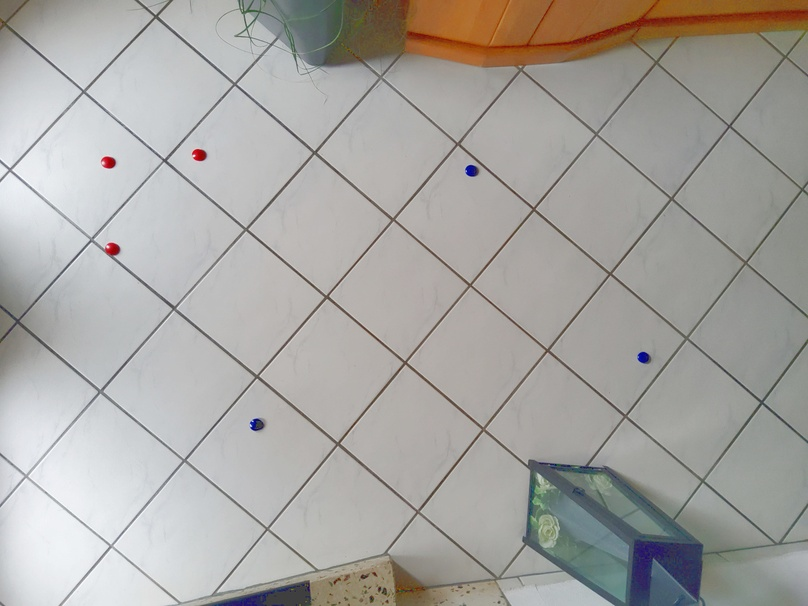
#> input picture opencv/image1.jpg, 808 x 606 px, shrunk from 1333 x 1000 before the run
$ python locate_blobs.py
#> lines starting #> are read from the running program, lines starting #| are printed output that depends on the picture; long printed decimals are rounded
#
# Locate blobs in an overhead shoot of a room
#
# Requirements:
#  * opencv
#     - Ubuntu Linux: sudo apt install python3-opencv
#  *
#

import sys
import math

import cv2 as cv
import numpy as np


default_font = cv.FONT_HERSHEY_PLAIN


def detect_blobs(img):
    params = cv.SimpleBlobDetector_Params()
    params.filterByArea = True
    params.minArea = 215.0
    params.maxArea = 400.0
    params.filterByInertia = False
    params.filterByConvexity = False
    params.filterByColor = False
    #params.blobColor = 128
    params.filterByCircularity = False
    #params.minCircularity = 0.8
    detector = cv.SimpleBlobDetector_create(params)
    keypoints = detector.detect(img)
    return keypoints


def ident_keypoints(keypoints, img):
    axis_keypoints = []
    blob_keypoints = []
    for k in keypoints:
        x = int(k.pt[0])
        y = int(k.pt[1])
        b, g, r = img[y, x] # color = (b,g,r)
        print(f'Blob an Punkt {k.pt} mit Farbe ({r},{g},{b})')
        # filter blobs by their color (red is origin and axis, blue are roboter)
        color_threshold = 120
        if r > color_threshold and g < color_threshold and b < color_threshold:
            print('    -> ist Teil der Achse')
            cv.rectangle(img, (x-3, y-3), (x+3, y+3), (0, 0, 255), 3)
            axis_keypoints.append((x, y))
        elif r < color_threshold and g < color_threshold and b > color_threshold:
            print('    -> ist gesuchter Blob')
            cv.rectangle(img, (x-3, y-3), (x+3, y+3), (255, 0, 0), 3)
            blob_keypoints.append((x, y))
    return axis_keypoints, blob_keypoints


def find_axis(axis_keypoints):
    epsilon = 7.5
    if len(axis_keypoints) == 3:
        if abs(abs(calc_angle_between_lines((axis_keypoints[0], axis_keypoints[1]), (axis_keypoints[1], axis_keypoints[2]))) - 90) < epsilon:
            return axis_keypoints[1]
        if abs(abs(calc_angle_between_lines((axis_keypoints[0], axis_keypoints[1]), (axis_keypoints[0], axis_keypoints[2]))) - 90) < epsilon:
            return axis_keypoints[0]
        if abs(abs(calc_angle_between_lines((axis_keypoints[0], axis_keypoints[2]), (axis_keypoints[1], axis_keypoints[2]))) - 90) < epsilon:
            return axis_keypoints[2]
    else:
        print('Anzahl der Achspunkte passt nicht!')
    return None


def calc_angle(line):
    return math.atan2(line[0][1] - line[1][1], line[0][0] - line[1][0])


def calc_angle_between_lines(lineA, lineB):
    """
    Calculates the angle between two lines.

    Source: https://stackoverflow.com/q/28260962
    """
    angle1 = calc_angle(lineA)
    angle2 = calc_angle(lineB)
    angle_degrees = (angle1 - angle2) * 360 / (2 * math.pi)
    print(f'Berechneter Winkel: {angle_degrees}')
    return angle_degrees


def calc_length(pointA, pointB):
    return math.sqrt( pow( abs(pointA[0] - pointB[0]), 2) + pow( abs(pointA[1] - pointB[1]), 2) )


def process_image(image_file):
#> called with image_file = 'image1.jpg'
    img = cv.imread(image_file)
#> img is the input picture: shape (606, 808, 3); mean B, G, R 161.1, 165, 167.2
    if img is None:
        sys.exit("Could not read the image.")
    cv.imshow('Geladenes Bild', img)
    cv.waitKey(0)
    cv.destroyAllWindows()

    ### find all blobs in image and sort them by color
    keypoints = detect_blobs(img)
#> in detect_blobs, `keypoints = detector.detect(img)`: keypoints = 7 keypoints; (x, y, size): (656, 47, 23.7), (799, 529, 23.1), (261, 32, 21.2), (9, 8, 19.9), (5, 323, 18.2), (154, 5, 18.2), (258, 424, 17.2)
    axis_keypoints, blob_keypoints = ident_keypoints(keypoints, img)
#> the loop in ident_keypoints, `for k in keypoints:` made 7 passes
#> (k, x, y, b, g, r) on passes 1 to 7: (keypoint at (5.1, 322.5), size 18.2, 5, 322, 109, 120, 124), (keypoint at (8.7, 7.7), size 19.9, 8, 7, 92, 104, 114), (keypoint at (655.8, 47.2), size 23.7, 655, 47, 106, 131, 133), (keypoint at (154.2, 4.9), size 18.2, 154, 4, 166, 167, 165), (keypoint at (798.8, 529.4), size 23.1, 798, 529, 148, 155, 148), (keypoint at (258, 424.3), size 17.2, 258, 424, 59, 61, 55), (keypoint at (261.1, 32.5), size 21.2, 261, 32, 188, 189, 185)
#| Blob an Punkt (5.121, 322.504) mit Farbe (124,120,109)
#| Blob an Punkt (8.665, 7.684) mit Farbe (114,104,92)
#| Blob an Punkt (655.836, 47.227) mit Farbe (133,131,106)
#| Blob an Punkt (154.248, 4.870) mit Farbe (165,167,166)
#| Blob an Punkt (798.751, 529.355) mit Farbe (148,155,148)
#| Blob an Punkt (258.009, 424.326) mit Farbe (55,61,59)
#| Blob an Punkt (261.137, 32.497) mit Farbe (185,189,188)
#> after the loop in ident_keypoints, `for k in keypoints:`: axis_keypoints = []
#> axis_keypoints = []; blob_keypoints = []
    img_with_keypoints = cv.drawKeypoints(img, keypoints, outImage=np.array([]), color=(0, 0, 255), flags=cv.DRAW_MATCHES_FLAGS_DRAW_RICH_KEYPOINTS)
    cv.imshow('Bild mit gefundenen Punkte', img_with_keypoints)
    cv.waitKey(0)
    cv.destroyAllWindows()

    ### find the origin and axis for scaling between image coordinates and real world coordinates
    axis_center = find_axis(axis_keypoints)
    if axis_center == None:
        print('Ursprung und Koordinatensystem konnten nicht ermittelt werden.')
        return
    # TODO: Process which point is x and which point is y
    axis_keypoints.remove(axis_center)
    # find orientation of two axis
    angle1 = calc_angle((axis_keypoints[0], axis_center)) + 2 * math.pi
    angle2 = calc_angle((axis_keypoints[1], axis_center)) + 2 * math.pi
    if angle1 < angle2:
        axis_x = axis_keypoints[1]
        axis_y = axis_keypoints[0]
    else:
        axis_x = axis_keypoints[0]
        axis_y = axis_keypoints[1]
    # draw axis and show image
    image_with_origin = img.copy()
    cv.line(image_with_origin, axis_center, axis_x, (255, 255, 255), thickness=3, lineType=cv.LINE_AA)
    cv.line(image_with_origin, axis_center, axis_y, (255, 255, 255), thickness=3, lineType=cv.LINE_AA)
    cv.putText(image_with_origin, 'x-Achse', (axis_y[0]+25, axis_y[1]), fontFace=default_font, fontScale=1.0, thickness=2, color=(0,0,0))
    cv.putText(image_with_origin, 'y-Achse', (axis_x[0], axis_x[1]+25), fontFace=default_font, fontScale=1.0, thickness=2, color=(0,0,0))
    cv.imshow('Bild mit erkanntem Ursprung', image_with_origin)
    cv.waitKey(0)
    cv.destroyAllWindows()

    ### transform image according to the origin and axis
    # source: https://theailearner.com/tag/cv2-warpaffine/
    rows, cols = img.shape[:2]
    input_pts = np.float32([axis_center, axis_x, axis_y])
    output_pts = np.float32([[0,0], [0,200], [200,0]])
    transform_matrix_image = cv.getAffineTransform(input_pts , output_pts)
    img_transformed = cv.warpAffine(img, transform_matrix_image, (cols,rows))
    cv.imshow('Transformiertes Bild gemäß Ursprung-Marker', img_transformed)
    cv.waitKey(0)
    cv.destroyAllWindows()

    ### scale all blobs that are not part of the axis to real world coordinates
    # length between two red markers
    axis_length = 250
    # calculate transformation matrix to scale to real world coordinates
    input_pts = np.float32([axis_center, axis_x, axis_y])
    output_pts = np.float32([[0,0], [0,axis_length], [axis_length,0]])
    transform_matrix_coordinates = cv.getAffineTransform(input_pts , output_pts)
    # scale each blob and show text label
    for k in blob_keypoints:
        k_as_array = np.array([[[k[0], k[1], 1]]])
        point_on_image = cv.transform(k_as_array, transform_matrix_image)
        point_in_real_life = cv.transform(k_as_array, transform_matrix_coordinates)
        blob_label = '({}mm, {}mm)'.format(*point_in_real_life[0][0])
        print(f'Blob befindet sich am Punkt: {blob_label}')
        cv.putText(img_transformed, blob_label, (point_on_image[0][0][0], point_on_image[0][0][1]),
                   fontFace=default_font, fontScale=1.0, thickness=2, color=(0,0,0))
    cv.imshow('Transformiertes Bild mit umgerechneten Koordinaten', img_transformed)
    cv.waitKey(0)
    cv.destroyAllWindows()

if __name__ == '__main__':
    process_image('image1.jpg')
    process_image('image2.jpg')
#> call 2 of process_image, with image_file = 'image2.jpg'
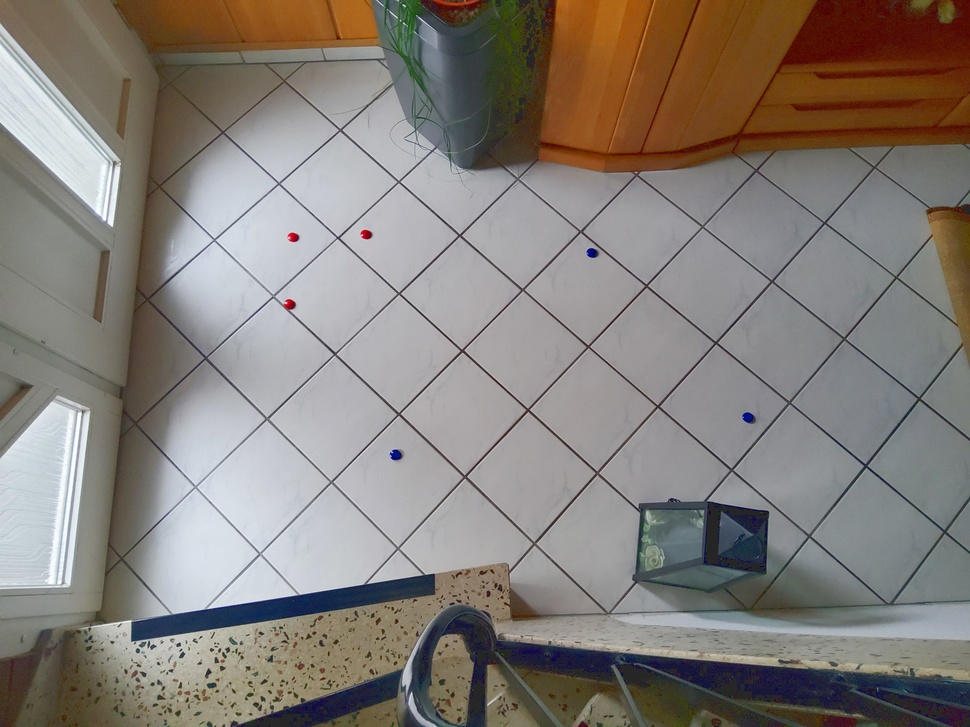
#> input picture opencv/image2.jpg, 970 x 727 px, shrunk from 1600 x 1200 before the run
#> in process_image, img is the input picture: shape (727, 970, 3); mean B, G, R 121.2, 127.2, 133.6
#> in detect_blobs (call 2), `keypoints = detector.detect(img)`: keypoints = 8 keypoints; (x, y, size): (747, 325, 63.1), (410, 665, 44.1), (411, 68, 36.5), (113, 196, 32.9), (708, 719, 26.1), (872, 153, 22.5), (155, 607, 21.3), (946, 11, 20.5)
#> the loop in ident_keypoints (call 2), `for k in keypoints:` made 8 passes
#> (k, x, y, b, g, r) on passes 1 to 8: (keypoint at (946.1, 11.4), size 20.5, 946, 11, 29, 84, 97), (keypoint at (708, 719.3), size 26.1, 707, 719, 41, 68, 65), (keypoint at (747.4, 325.1), size 63.1, 747, 325, 144, 140, 139), (keypoint at (410.6, 67.7), size 36.5, 410, 67, 54, 88, 51), (keypoint at (871.6, 153.3), size 22.5, 871, 153, 102, 107, 106), (keypoint at (410.4, 664.7), size 44.1, 410, 664, 189, 176, 174), (keypoint at (155.4, 607), size 21.3, 155, 607, 191, 187, 182), (keypoint at (113.4, 195.8), size 32.9, 113, 195, 240, 237, 229)
#| Blob an Punkt (946.106, 11.371) mit Farbe (97,84,29)
#| Blob an Punkt (708.000, 719.339) mit Farbe (65,68,41)
#| Blob an Punkt (747.358, 325.091) mit Farbe (139,140,144)
#| Blob an Punkt (410.625, 67.687) mit Farbe (51,88,54)
#| Blob an Punkt (871.629, 153.347) mit Farbe (106,107,102)
#| Blob an Punkt (410.351, 664.735) mit Farbe (174,176,189)
#| Blob an Punkt (155.405, 607.020) mit Farbe (182,187,191)
#| Blob an Punkt (113.408, 195.837) mit Farbe (229,237,240)
    process_image('image3.jpg')
#> call 3 of process_image, with image_file = 'image3.jpg'
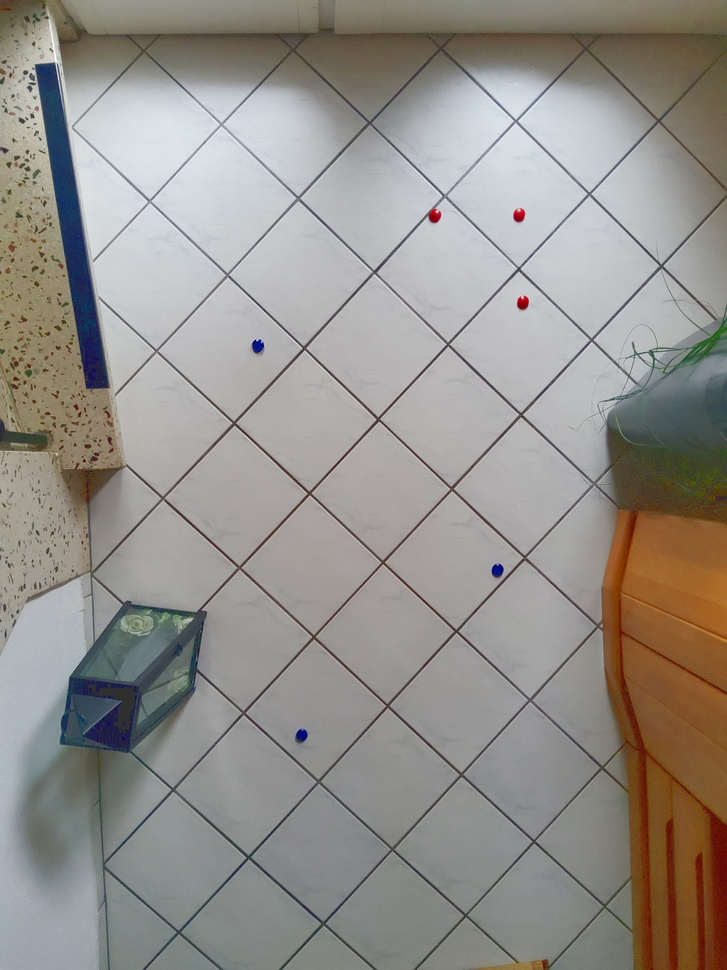
#> input picture opencv/image3.jpg, 727 x 970 px, shrunk from 1200 x 1600 before the run
#> in process_image, img is the input picture: shape (970, 727, 3); mean B, G, R 139.5, 144.7, 148.3
#> in detect_blobs (call 3), `keypoints = detector.detect(img)`: keypoints = 4 keypoints; (x, y, size): (201, 532, 51.9), (460, 503, 50.7), (616, 768, 23.8), (639, 369, 18.7)
